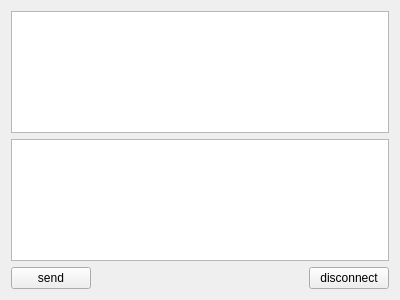
<?xml version="1.0" encoding="UTF-8"?>
<ui version="4.0">
 <class>ServerWidget</class>
 <widget class="QWidget" name="ServerWidget">
  <property name="geometry">
   <rect>
    <x>0</x>
    <y>0</y>
    <width>400</width>
    <height>300</height>
   </rect>
  </property>
  <property name="windowTitle">
   <string>ServerWidget</string>
  </property>
  <layout class="QGridLayout" name="gridLayout">
   <item row="0" column="0" colspan="3">
    <widget class="QTextEdit" name="textEditRead">
     <property name="readOnly">
      <bool>true</bool>
     </property>
     <property name="overwriteMode">
      <bool>false</bool>
     </property>
    </widget>
   </item>
   <item row="1" column="0" colspan="3">
    <widget class="QTextEdit" name="textEditWrite"/>
   </item>
   <item row="2" column="0">
    <widget class="QPushButton" name="buttonSend">
     <property name="text">
      <string>send</string>
     </property>
    </widget>
   </item>
   <item row="2" column="1">
    <spacer name="horizontalSpacer">
     <property name="orientation">
      <enum>Qt::Horizontal</enum>
     </property>
     <property name="sizeHint" stdset="0">
      <size>
       <width>217</width>
       <height>20</height>
      </size>
     </property>
    </spacer>
   </item>
   <item row="2" column="2">
    <widget class="QPushButton" name="buttonClose">
     <property name="text">
      <string>disconnect</string>
     </property>
    </widget>
   </item>
  </layout>
 </widget>
 <layoutdefault spacing="6" margin="11"/>
 <resources/>
 <connections/>
</ui>
